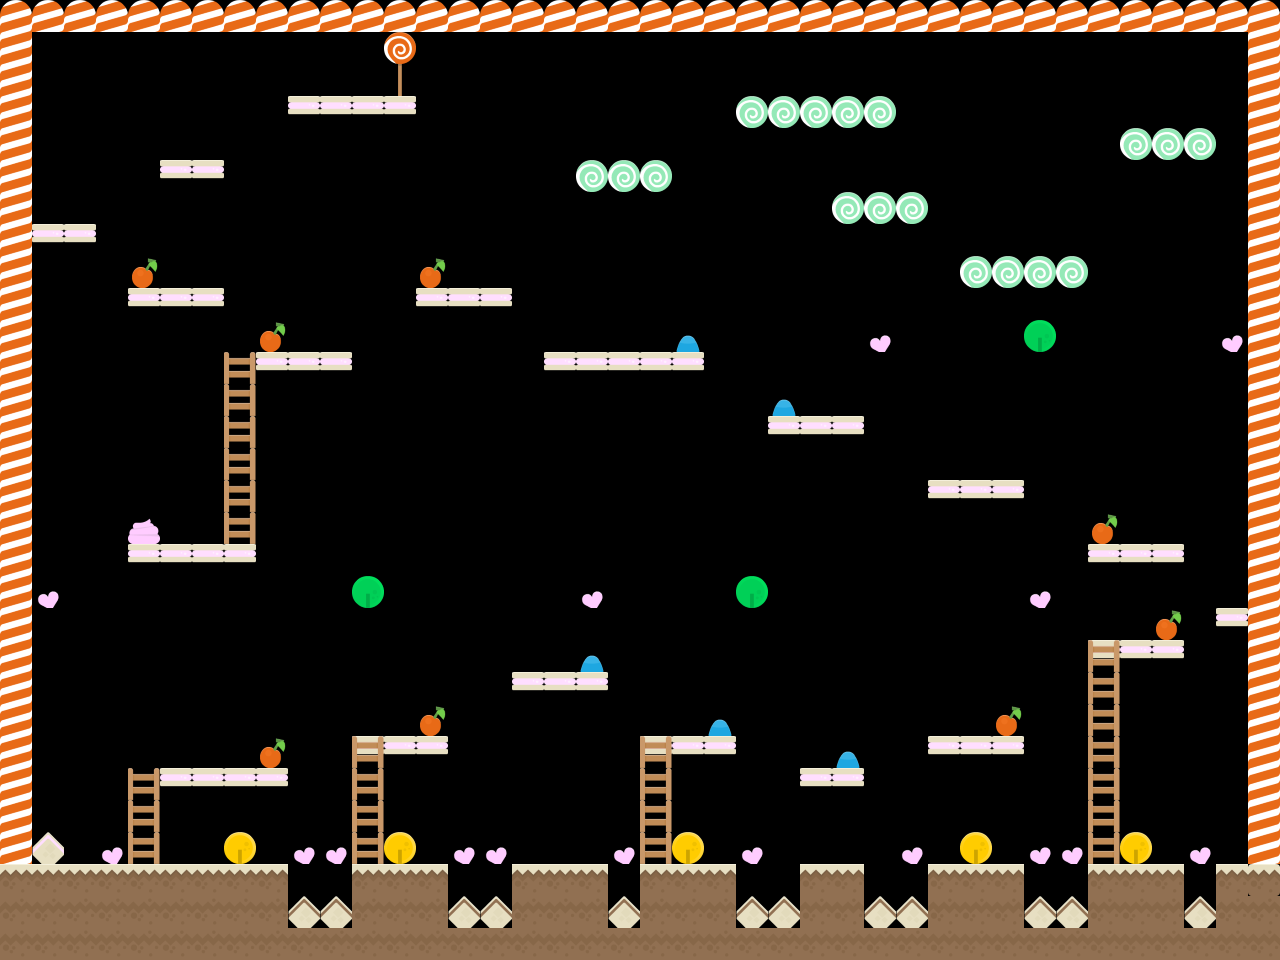

A level layout from a 2D game, rendered from its tile map. Below: a short description, then the map file with tile-grid data replaced by summaries:
An orthogonal 40x30 tile map with 32x32 px tiles, 7 tile layers (platforms, rewards, obstacles, stalks, ...), 3 tilesets.

<map version="1.0" orientation="orthogonal" renderorder="right-down" width="40" height="30" tilewidth="32" tileheight="32">
 <tileset firstgid="1" name="everything" tilewidth="32" tileheight="32">
  <image source="everything.png" width="448" height="224" />
 </tileset>
 <tileset firstgid="99" name="tiles_spritesheet" tilewidth="32" tileheight="32" spacing="1">
  <image source="tiles_spritesheet.png" width="418" height="428" />
 </tileset>
 <tileset firstgid="255" name="alienYellow_stand" tilewidth="32" tileheight="32">
  <image source="alienYellow_stand.png" width="32" height="32" />
 </tileset>
 <layer name="platforms" width="40" height="30">
  <data>[1200 cells, 248 non-empty, 9 distinct tile ids]</data>
 </layer>
 <layer name="rewards" width="40" height="30">
  <data>[1200 cells, 8 non-empty, 1 distinct tile ids]</data>
 </layer>
 <layer name="obstacles" width="40" height="30">
  <data>[1200 cells, 17 non-empty, 2 distinct tile ids]</data>
 </layer>
 <layer name="stalks" width="40" height="30">
  <data>[1200 cells, 24 non-empty, 1 distinct tile ids]</data>
 </layer>
 <layer name="enemies" width="40" height="30">
  <data>[1200 cells, 24 non-empty, 3 distinct tile ids]</data>
 </layer>
 <layer name="powerups" width="40" height="30">
  <data>[1200 cells, 1 non-empty, 1 distinct tile ids]</data>
 </layer>
 <layer name="clouds" width="40" height="30">
  <data>[1200 cells, 18 non-empty, 1 distinct tile ids]</data>
 </layer>
</map>
